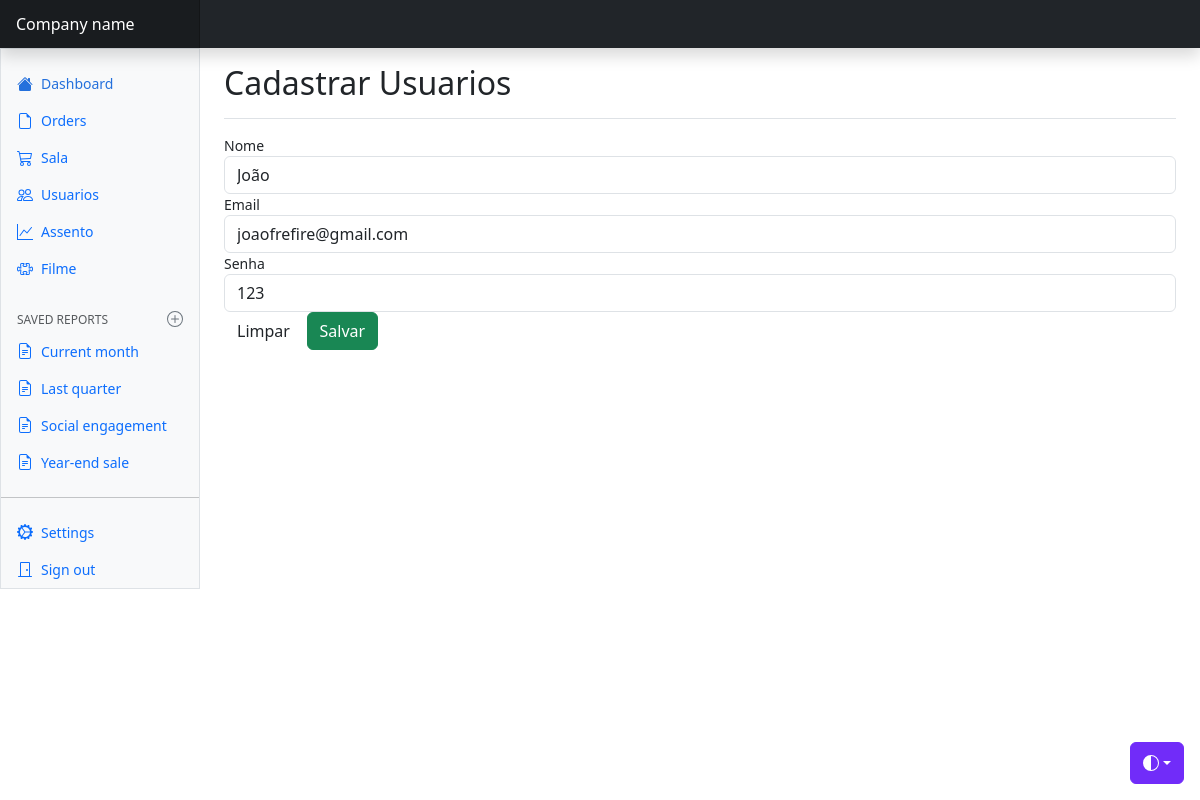
/views/usuario/edit.php?id=1, run on an earlier commit of the app's database.
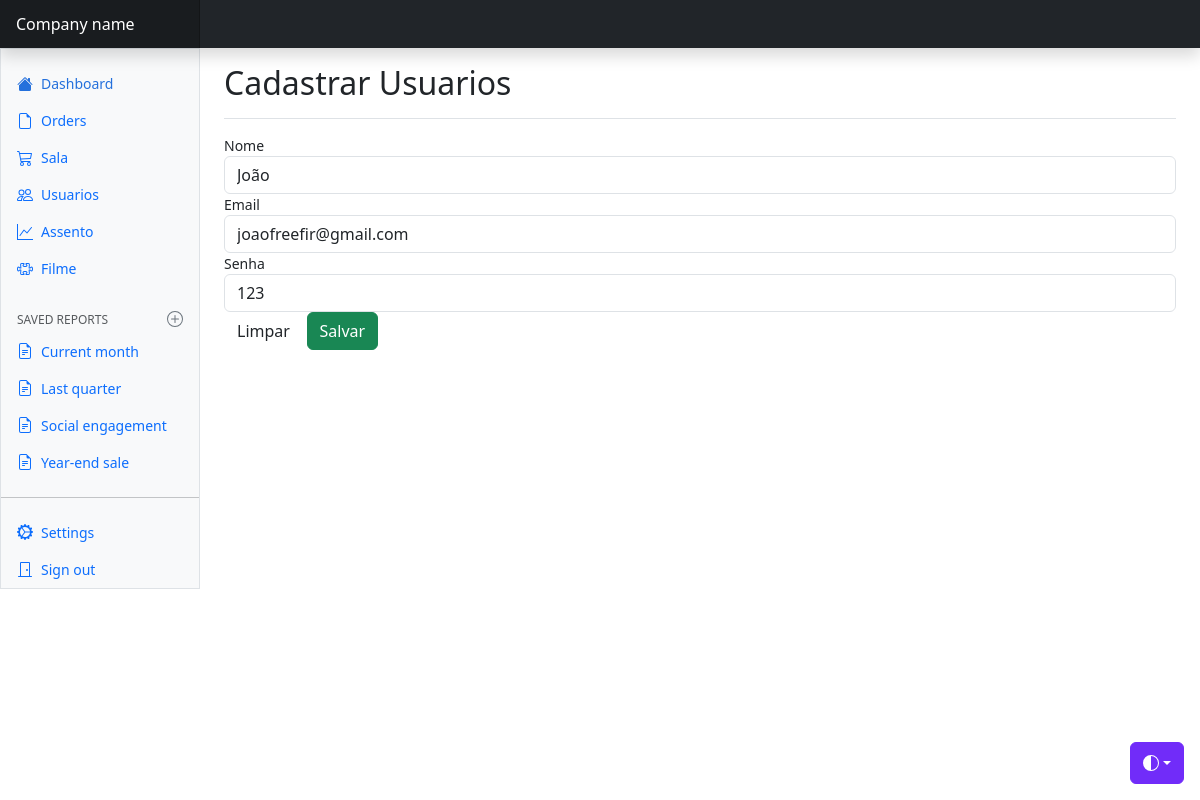
And on a later commit of the database.
### tables this page shows
CREATE TABLE `usuario` (
  `id_usuario` int NOT NULL AUTO_INCREMENT,
  `nome` varchar(45) DEFAULT NULL,
  `email` varchar(45) DEFAULT NULL,
  `senha` varchar(45) DEFAULT NULL,
  PRIMARY KEY (`id_usuario`)
);

### config/BD.php (called while the page is built)
<?php
    class BD {
        public static function getConexao() {
            $conn = new PDO(
                "mysql:host=localhost;dbname=cinecat",
                "root",
                "root"
            );
            return $conn;
        }
    }

### model/dao/UsuarioDAO.php (called while the page is built, shortened)
<?php
    class UsuarioDAO {
     public function find($id) {
            try {
                $query = BD::getConexao()->prepare("SELECT * FROM usuario WHERE id_usuario = :i");
                $query->bindValue(':i', $id, PDO::PARAM_INT);
                if(!$query->execute()) {
                    print_r($query->errorInfo());
                }
                if($linha = $query->fetch(PDO::FETCH_ASSOC)) {
                    $usuario = new Usuario();
                    $usuario->setId($linha['id_usuario']);
                    $usuario->setNome($linha['nome']);
                    $usuario->setEmail($linha['email']);
                    $usuario->setSenha($linha['senha']);
                }
                return $usuario;
            }
            catch(PDOException $e) {
                echo "Erro #3: " . $e->getMessage();
            }
        }
    }

### model/bean/Usuario.php (called while the page is built, shortened)
<?php
    class Usuario{
        private $nome;
        private $email;
        private $senha;
        public function getNome(){
            return $this->nome;
        }
        public function setNome($nome){
            $this->nome = $nome;
        }
        public function getEmail(){
            return $this->email;
        }
        public function setEmail($email){
            $this->email = $email;
        }
        public function getSenha(){
            return $this->senha;
        }
        public function setSenha($senha){
            $this->senha = $senha;
        }
    }

### views/usuario/edit.php (the view, shortened to what this page needs)
<?php
    $dao = new UsuarioDAO();
    $usuario = $dao->find($_GET['id']);
?>
<!doctype html>
<html lang="en" data-bs-theme="auto">
  <head>
    <link href="../../css/bootstrap.min.css" rel="stylesheet" />
    <link href="../../css/dashboard.css" rel="stylesheet" />
  </head>
  <body>
    <div
      class="dropdown position-fixed bottom-0 end-0 mb-3 me-3 bd-mode-toggle"
    >
      <button
        class="btn btn-bd-primary py-2 dropdown-toggle d-flex align-items-center"
        id="bd-theme"
        type="button"
        aria-expanded="false"
        data-bs-toggle="dropdown"
        aria-label="Toggle theme (auto)"
      >
        <svg class="bi my-1 theme-icon-active" aria-hidden="true">
          <use href="#circle-half"></use>
        </svg>
      </button>
    </div>
    <header
      class="navbar sticky-top bg-dark flex-md-nowrap p-0 shadow"
      data-bs-theme="dark"
    >
      <a
        class="navbar-brand col-md-3 col-lg-2 me-0 px-3 fs-6 text-white"
        href="#"
        >Company name</a
      >
    </header>
    <div class="container-fluid">
      <div class="row">
        <div
          class="sidebar border border-right col-md-3 col-lg-2 p-0 bg-body-tertiary"
        >
          <div
            class="offcanvas-md offcanvas-end bg-body-tertiary"
            tabindex="-1"
            id="sidebarMenu"
            aria-labelledby="sidebarMenuLabel"
          >
            <?php include "../menu/navbar.php" ?>
          </div>
        </div>
        <main class="col-md-9 ms-sm-auto col-lg-10 px-md-4">
          <div
            class="d-flex justify-content-between flex-wrap flex-md-nowrap align-items-center pt-3 pb-2 mb-3 border-bottom"
          >
            <h1 class="h2">Cadastrar Usuarios</h1>
            </div>
          <div class="table-responsive small">
            <form action="update.php" method="post">
                <div class="form-group">
                    <label for="nome">Nome</label>
                    <input type="text" name="nome" value="<?= $usuario->getNome() ?>" class="form-control">
                </div>
                 <div class="form-group">
                    <label for="nome">Email</label>
                    <input type="text" name="email" value="<?= $usuario->getEmail() ?>" class="form-control">
                </div>
                 <div class="form-group">
                    <label for="nome">Senha</label>
                    <input type="text" name="senha" value="<?= $usuario->getSenha() ?>" class="form-control">
                </div>
                <div class= "form-group">
                    <input type="reset" value="Limpar" class="btn">
                    <input type="submit" value="Salvar" class="btn btn-success">
        </div>
        </form>
        </div>
        </main>
      </div>
    </div>
  </body>
</html>

What changed in the data, as far as the page shows it:
changed usuario "João": email "joaofrefire@gmail.com" → "joaofreefir@gmail.com"
